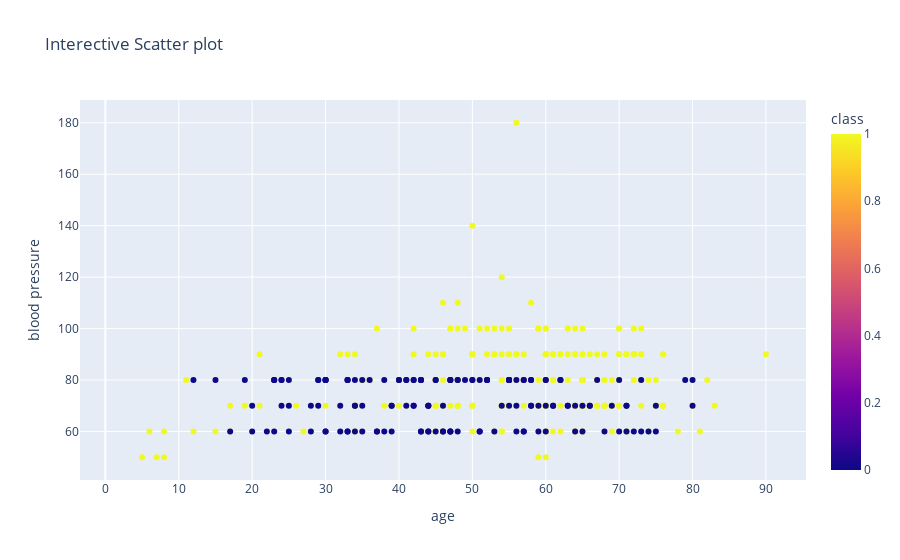

Notebook code for this chart:
### Markdown cell above
#### Swarm plot -> allows to see all the overlapping data

### Code cell
fig = px.scatter(df, x= 'age',y='blood pressure',color = 'class',hover_data = ['serum_creatinine','hemoglobin'],title = 'Interective Scatter plot')
fig.show()

### Figure 1 — Plotly figure (JSON) as saved in the notebook; plotly's stock layout.template omitted (floating-point values rounded to 4 significant figures; data arrays with more than 128 entries replaced by an {"elided": "..."} marker saying what was removed)
{"data": [{"customdata": {"elided": "400x2 float values"}, "hovertemplate": "age=%{x}<br>blood pressure=%{y}<br>serum_creatinine=%{customdata[0]}<br>hemoglobin=%{customdata[1]}<br>class=%{marker.color}<extra></extra>", "legendgroup": "", "marker": {"color": {"elided": "400 int values"}, "coloraxis": "coloraxis", "symbol": "circle"}, "mode": "markers", "name": "", "orientation": "v", "showlegend": false, "type": "scatter", "x": {"elided": "400 int values"}, "xaxis": "x", "y": {"elided": "400 int values"}, "yaxis": "y"}], "layout": {"coloraxis": {"colorbar": {"title": {"text": "class"}}, "colorscale": [[0, "#0d0887"], [0.1111, "#46039f"], [0.2222, "#7201a8"], [0.3333, "#9c179e"], [0.4444, "#bd3786"], [0.5556, "#d8576b"], [0.6667, "#ed7953"], [0.7778, "#fb9f3a"], [0.8889, "#fdca26"], [1, "#f0f921"]]}, "legend": {"tracegroupgap": 0}, "title": {"text": "Interective Scatter plot"}, "xaxis": {"anchor": "y", "domain": [0, 1], "title": {"text": "age"}}, "yaxis": {"anchor": "x", "domain": [0, 1], "title": {"text": "blood pressure"}}}}
